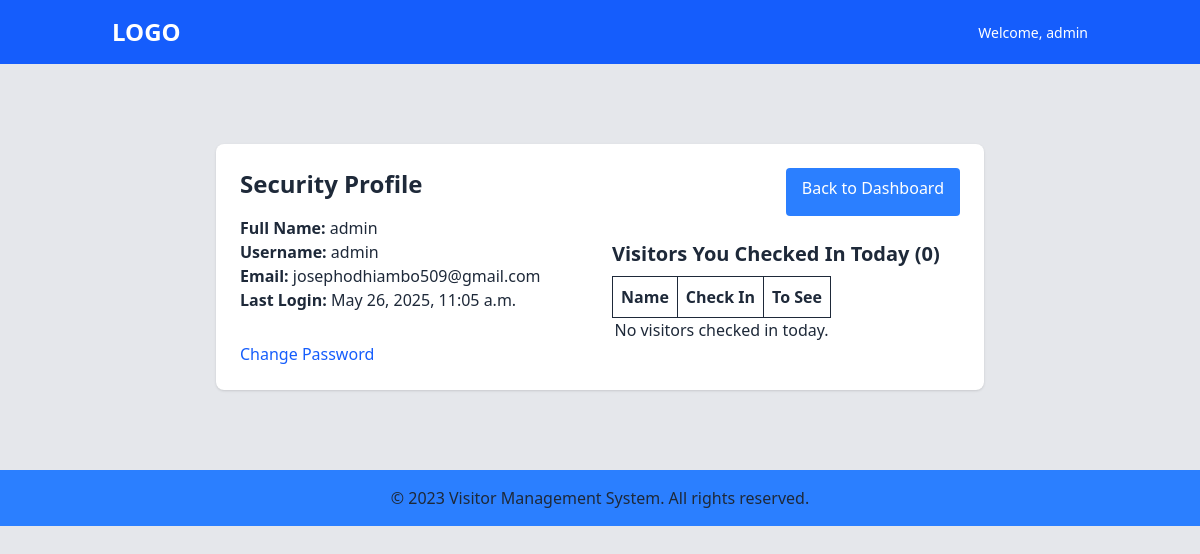
/user/security/profile/ (signed in), run on the app's committed database.
### userauth/models.py (models this page shows, shortened)
class User(AbstractUser):
    HOST = "Host"
    SECURITY = "Security"
    ROLE_CHOICES = [(SECURITY, "Security"), (HOST, "Host")]
    email = models.EmailField(unique=True, null=False)
    username = models.CharField(max_length=100)
    department = models.CharField(max_length=100)
    role = models.CharField(max_length=20, choices=ROLE_CHOICES, default=HOST)
    USERNAME_FIELD = "email"
    REQUIRED_FIELDS = ["username"]

### userauth/views.py (the view)
@login_required
def security_profile(request):
    user = request.user
    today = timezone.now().date()
    if user.role == 'host':
        visitors_today = Visitor.objects.filter(host=user, check_in__date=today)
        role = 'host'
    else:
        visitors_today = Visitor.objects.filter(created_by=user, check_in__date=today)
        role = 'security'
    context = {
        'user': user,
        'visitors_today': visitors_today,
        'visitor_count': visitors_today.count(),
        'now': timezone.now(),
        'role': role,
    }
    return render(request, 'profile.html', context)

### userauth/templates/profile.html (shortened to what this page needs)
{% extends 'base.html' %}
{% block content %}
<div class="max-w-3xl mx-auto my-20  p-6 bg-white shadow rounded-lg ">
    <div class="flex justify-between">
  <h2 class="text-2xl font-bold mb-4">Security Profile</h2>
  <a href="{% url 'userauth:security' %}" class="bg-blue-500 text-white px-4 py-2 rounded hover:bg-blue-600">
    Back to Dashboard
  </a>
  </div>
  <div class="grid grid-cols-1 md:grid-cols-2 gap-6">
    <div>
      <p><strong>Full Name:</strong> {{ user.username }}</p>
      <p><strong>Username:</strong> {{ user.username }}</p>
      <p><strong>Email:</strong> {{ user.email }}</p>
      <p><strong>Last Login:</strong> {{ user.last_login|date:"F j, Y, g:i a" }}</p>
    </div>
    <div>
      <h3 class="text-xl font-semibold mt-6 mb-2">Visitors You Checked In Today ({{ visitor_count }})</h3>
      <table>
        <thead>
            <tr>
                <th class="border p-2">Name</th>
                <th class="border p-2">Check In</th>
                <th class="border p-2">To See</th>
            </tr>
        </thead>
        <tbody>
            {% for visitor in visitors_today %}
                <tr>
                    <td class="border p-2">{{ visitor.name }}</td>
                    <td class="border p-2">{{ visitor.check_in|date:"Y-m-d H:i" }}</td>
                    <td class="text-blue-500 border p-2">{{ visitor.host.username }} </td>
                </tr>
            {% empty %}
                <tr><td colspan="4" class="text-center">No visitors checked in today.</td></tr>
            {% endfor %}
        </tbody>
      </table>
    </div>
  </div>
  <a href="{% url 'userauth:password_change' %}" class="text-blue-600 hover:underline">Change Password</a>
</div>
{% endblock %}

### templates/base.html (shortened to what this page needs)
<!DOCTYPE html>
<html lang="en">
<head>
    {% load static %}
    <link rel="stylesheet" href="{% static 'output/styles.css' %}">
</head>
<body class="text-gray-800 bg-gray-200">
    <header class="bg-blue-600 text-white">
        <div class="container mx-auto flex justify-between items-center py-4 px-6">
            <h1 class="text-2xl font-bold">LOGO</h1>
            <div>
                <span class="text-sm">Welcome, {{ user.username }}</span>
            </div>
        </div>
    </header>
    {% block content %}
    {% endblock %}
    <footer class="bg-blue-500 text-black py-4 inset-x-0 bottom-0">
        <div class="container mx-auto text-center">
            <p>&copy; 2023 Visitor Management System. All rights reserved.</p>
        </div>
    </footer>
</body>
</html>

### data on the page
User: username "admin", email "josephodhiambo509@gmail.com", last_login "May 26, 2025, 11:05 a.m."

### other printed values
{{ visitor_count }} "0"
